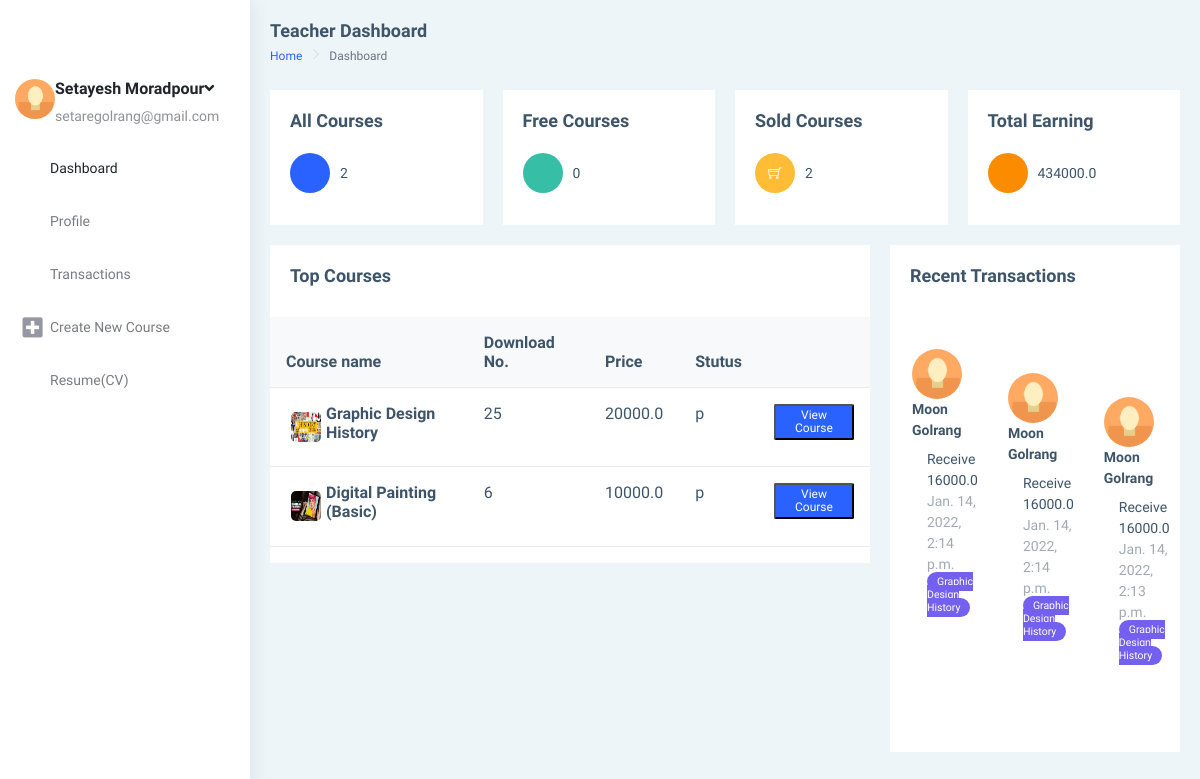
Before: /accounts/teacherdashboard/main (signed in) with the older database file.
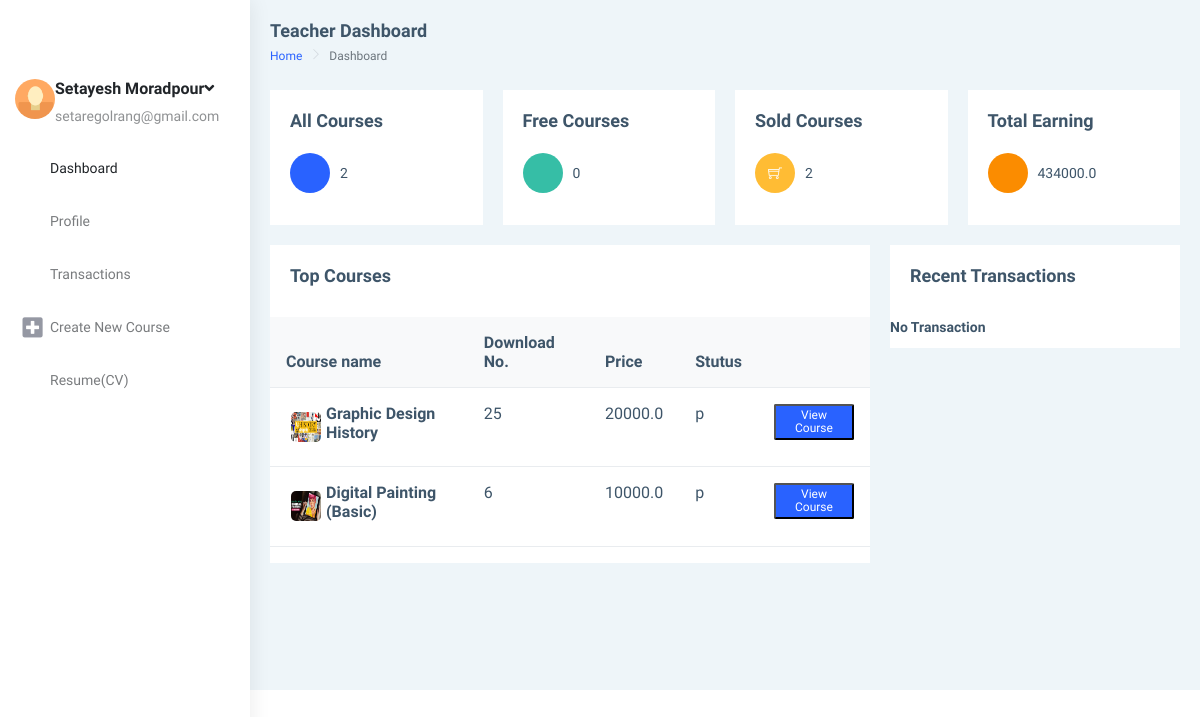
After: the same page with the newer database file.
### mainSite/models.py (models this page shows, shortened)
class Course(models.Model):
    name = models.CharField(max_length=100, null=True)
    title = models.CharField(max_length=1000)
    price = models.FloatField(default=0)
    category = models.ManyToManyField(Category, related_name='category')
    subTittel = models.CharField(max_length=200, null=True)
    date_created = models.DateTimeField(auto_now_add=True, null=True)
    datepublished = models.DateTimeField(null=True)
    stutuses = (
        ('d', 'Draft'),
        ('p', 'Published'),
    )
    stutus = models.CharField(max_length=1, choices=stutuses, default='d')
    course_pic = models.ImageField(upload_to='courses/coverPictures/' ,null=True, blank=True)
    duration = models.DurationField(max_length=100, null=True)
    fileZip = models.FileField(
        upload_to='courses/zipFile/', null=True, blank=True)
    dlNumber = models.IntegerField(default=0)
    video = models.FileField(
        upload_to='courses/video/%y', null=True, blank=True)
    class Meta:
        ordering = ["-dlNumber"]

class Customer (models.Model):
    phone = models.CharField(max_length=200, unique=True)
    date_created = models.DateTimeField(auto_now_add=True, null=True)
    contry = models.CharField(
        max_length=2, choices=COUNTRYS, blank=True, default='ir')
    adress = models.CharField(max_length=50, null=True)
    user = models.OneToOneField(
        User, null=True, on_delete=models.CASCADE, related_name='customer')
    profile_pic = models.ImageField(null=True, blank=True)

class Transaction(models.Model):
    date_created = models.DateTimeField(auto_now_add=True, null=True)
    price =models.FloatField(default=0)
    course = models.ManyToManyField(Course, related_name='transaction')
    teacher = models.ManyToManyField(Teacher, related_name='transaction')
    customer= models.ManyToManyField(Customer, related_name='transaction')
    pdf =models.FileField( null=True, blank=True)
    class Meta:
        ordering = ["-date_created"]

### mainSite/decorators.py (the view)
        def wrapper_func(requset, *args , **kwargs):
            group = None
            if requset.user.groups.exists():
                group = requset.user.groups.all()[0].name
            if group == None:
                return HttpResponse("you are not authorized to view this page")
            if group in allowed_roles:
                 return view_func(requset, *args , **kwargs)
            else:
                return HttpResponse("you are not authorized to view this page")

### mainSite/views.py (called while the page is built)
@login_required
@allowed_users("teacher")
def teacherDashboard(request):
    teacher =request.user.teacher
    allCours = teacher.course.all()
    freeCours = allCours.filter(price=0)
    transaction = teacher.transaction.all()[0:3]
    coursePurchased = allCours.filter(price__gt=0)
    context = {
        "teacher": teacher,
        "allCours": allCours,
        "freeCours": freeCours,
        "freeCoursSize": len(freeCours),
        "coursePurchased": coursePurchased,
        "coursePurchasedSize": coursePurchased.count(),
        "transaction":transaction,
    }
    return render(request, 'teacherdashboard.html' , context)

### templates/teacherdashboard.html (shortened to what the changed rows need)
{% load static %}
{% load widget_tweaks %}
{% load mathfilters %}
<html lang="en">
<head>
    <link href="{% static '/assetss/libs/chartist/dist/chartist.min.css' %}" rel="stylesheet">
    <link href="{% static '/distt/css/style.min.css' %}" rel="stylesheet">
</head>
<body>
    <div id="main-wrapper" data-layout="vertical" data-navbarbg="skin5" data-sidebartype="full"
    data-sidebar-position="absolute" data-header-position="absolute" data-boxed-layout="full">
    <div class="page-wrapper">
        <div class="container-fluid">
            <div class="row">
                <div class="col-8">
                    <div class="card">
                        <div class="table-responsive">
                            <table class="table v-middle">
                                {% if allCours.count > 0 %}
                                <thead>
                                    <tr class="bg-light">
                                        <th class="border-top-0">Course name</th>
                                        <th class="border-top-0">Download No.</th>
                                        <th class="border-top-0">Price</th>
                                        <th class="border-top-0">Stutus</th>
                                        <th class="border-top-0"></th>
                                    </tr>
                                </thead>
                                <tbody>
                                    {% for course in allCours %}
                                    <tr>
                                        <td>
                                            <div class="d-flex align-items-center">
                                                <div class="m-r-12">
                                                    {% if course.course_pic %}
                                                    <img src="{{ course.course_pic.url }}" style="width: 40px;height: 40px; border-radius: 10px ; padding: 5px;"/>
                                                    {% endif %}
                                                </div>
                                                <div class="">
                                                    <h4 class="m-b-0 font-16">{{ course.name }}</h4>
                                                </div>
                                            </div>
                                        </td>
                                        <td>{{course.dlNumber}}</td>
                                        <td>{{ course.price }}</td>
                                        <td>{{course.stutus}}</td>
                                        <td>
                                            <button class="label label-info"><a href="{% url 'course' course.id %}" style="color: white;text-decoration: none;">View Course</a></button>
                                        </td>
                                    </tr>
                                    {% endfor %}
                                    {% else %}
                                    <div class ="row"> <strong>           nothing to show    </strong></div>
                                    {% endif %}
                                </tbody>
                            </table>
                        </div>
                    </div>
                </div>
                <div class="col-lg-4">
                    <div class="card">
                        <div class="comment-widgets scrollable">
                            {% if transaction %}
                            {% for t in transaction %}
                            <div class="d-flex flex-row comment-row m-t-0">
                                <div class="p-2">
                                    {% for customer in t.customer.all %}
                                    {% if customer.profile_pic %}
                                    <div class="user-pic"><img src="{{customer.profile_pic.url}}" alt="users"
                                        class="rounded-circle" width="50" />
                                        <span><strong>{{customer.user.get_full_name}}</strong></span>
                                    </div>
                                    {% else %}
                                    <div class="user-pic"><img src="{% static '/image/1.jpg' %}" alt="users"
                                        class="rounded-circle" width="50" />
                                        <span><strong>{{customer.user.get_full_name}}</strong></span>
                                    </div>
                                    {% endif %}
                                    {% endfor %}
                                <div class="comment-text w-100">
                                    <span class="m-b-15 d-block">Receive {{t.price|mul:0.8}} </span>
                                    <div class="comment-footer">
                                        <span class="text-muted float-end">{{t.date_created}}</span> <span
                                            class="label label-rounded label-primary">
                                            {% for course in t.course.all %}
                                            <td>{{course.name}}</td>
                                            {% endfor %}
                                        </span>
                                    </div>
                                </div>
                            </div>
                            {% endfor %}
                            {%else%}
                            <strong>   No Transaction</strong>
                            {% endif %}
                        </div>
                    </div>
                </div>
            </div>
        </div>
    </div>
</div>
</body>
</html>

Changed rows visible on the page:
removed Transaction: price|mul "16000.0", date_created "Jan. 14, 2022, 2:14 p.m.", Course (name "Graphic Design History")
no longer on this page (row unchanged): Customer: user.get_full_name "Moon Golrang"
removed Transaction: price|mul "16000.0", date_created "Jan. 14, 2022, 2:14 p.m.", Course (name "Graphic Design History")
removed Transaction: price|mul "16000.0", date_created "Jan. 14, 2022, 2:13 p.m.", Course (name "Graphic Design History")
Other visible differences:
text now shown: "No Transaction"
